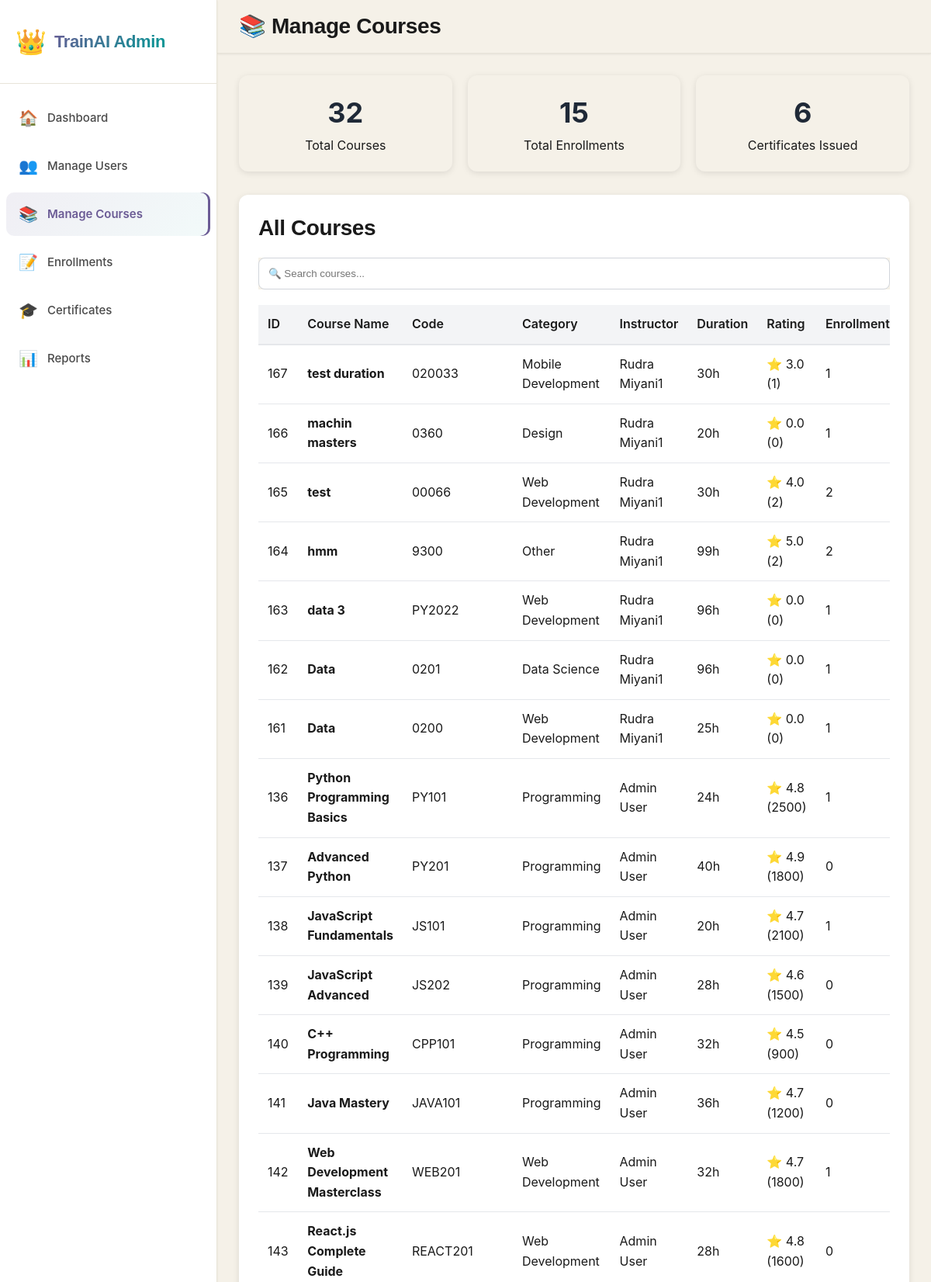
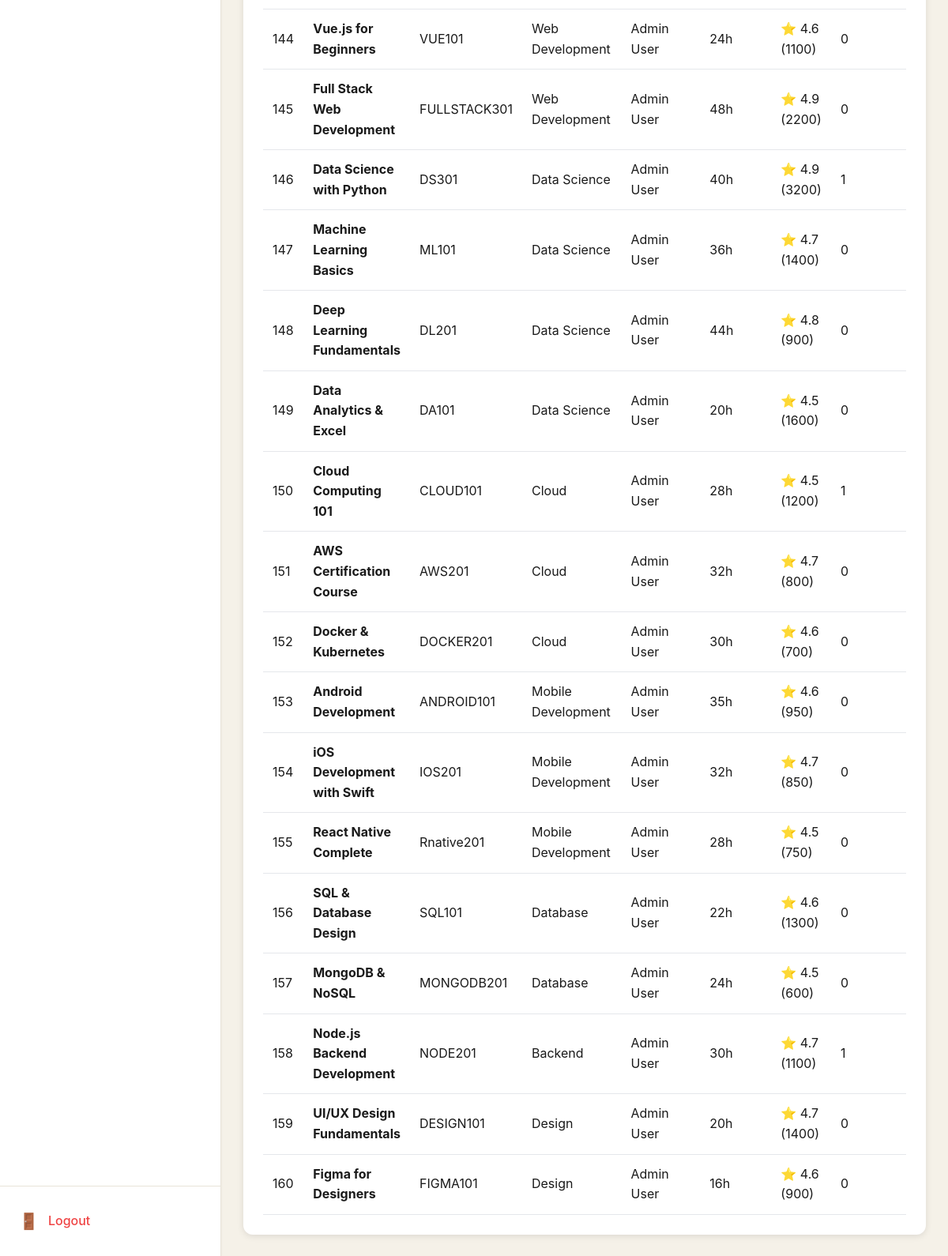
Page /dashboard/admin/courses.php (signed in) on the committed database (2 pictures, top to bottom).
### tables this page shows
CREATE TABLE `courses` (
  `course_id` int(11) NOT NULL,
  `course_name` varchar(200) NOT NULL,
  `course_code` varchar(50) DEFAULT NULL,
  `instructor_id` int(11) DEFAULT NULL,
  `description` text DEFAULT NULL,
  `instructor_name` varchar(100) DEFAULT NULL,
  `difficulty` varchar(20) DEFAULT NULL,
  `duration_hours` int(11) DEFAULT NULL,
  `thumbnail_url` varchar(255) DEFAULT NULL,
  `rating` decimal(3,1) DEFAULT NULL,
  `total_ratings` int(11) DEFAULT 0,
  `category` varchar(100) DEFAULT NULL,
  `is_recommended` tinyint(1) DEFAULT 0,
  `created_at` timestamp NOT NULL DEFAULT current_timestamp()
);

### dashboard/admin/courses.php (the view, shortened to what this page needs)
<?php
try {
    $pdo = getDBConnection();
    $stmt = $pdo->prepare("
        SELECT c.*,
               CONCAT(u.first_name, ' ', u.last_name) as instructor_name,
               (SELECT COUNT(*) FROM course_enrollments WHERE course_id = c.course_id) as total_enrollments,
               (SELECT COUNT(*) FROM user_certificates WHERE course_id = c.course_id) as total_certificates
        FROM courses c
        LEFT JOIN users u ON c.instructor_id = u.user_id
        ORDER BY c.created_at DESC
    ");
    $stmt->execute();
    $all_courses = $stmt->fetchAll();
    $total_courses = count($all_courses);
    $total_enrollments = array_sum(array_column($all_courses, 'total_enrollments'));
    $total_certificates = array_sum(array_column($all_courses, 'total_certificates'));
} catch (PDOException $e) {
    error_log("Courses page error: " . $e->getMessage());
    $all_courses = [];
    $total_courses = $total_enrollments = $total_certificates = 0;
}
?>
<!DOCTYPE html>
<html lang="en">
<head>
    <link rel="stylesheet" href="../../assets/css/dashboard.css">
</head>
<body>
    <div class="sidebar">
        <div class="sidebar-header">
            <a href="../../dashboard/admin/" class="sidebar-logo">
                <span class="logo-icon">👑</span>
                <span class="logo-text">TrainAI Admin</span>
            </a>
        </div>
        <nav class="sidebar-nav">
            <a href="../../dashboard/admin/" class="nav-item">
                <span class="nav-icon">🏠</span>
                <span class="nav-text">Dashboard</span>
            </a>
            <a href="../../dashboard/admin/users.php" class="nav-item">
                <span class="nav-icon">👥</span>
                <span class="nav-text">Manage Users</span>
            </a>
            <a href="../../dashboard/admin/courses.php" class="nav-item active">
                <span class="nav-icon">📚</span>
                <span class="nav-text">Manage Courses</span>
            </a>
            <a href="../../dashboard/admin/enrollments.php" class="nav-item">
                <span class="nav-icon">📝</span>
                <span class="nav-text">Enrollments</span>
            </a>
            <a href="../../dashboard/admin/certificates.php" class="nav-item">
                <span class="nav-icon">🎓</span>
                <span class="nav-text">Certificates</span>
            </a>
            <a href="../../dashboard/admin/reports.php" class="nav-item">
                <span class="nav-icon">📊</span>
                <span class="nav-text">Reports</span>
            </a>
        </nav>
        <div class="sidebar-footer">
            <a href="../../logout.php" class="logout-btn">
                <span class="nav-icon">🚪</span>
                <span class="nav-text">Logout</span>
            </a>
        </div>
    </div>
    <div class="main-content">
        <div class="topbar">
            <div class="topbar-left">
                <h2>📚 Manage Courses</h2>
            </div>
        </div>
        <div class="dashboard-container">
            <div class="stats-grid">
                <div class="stat-card">
                    <div class="number"><?php echo $total_courses; ?></div>
                    <div class="label">Total Courses</div>
                </div>
                <div class="stat-card">
                    <div class="number"><?php echo $total_enrollments; ?></div>
                    <div class="label">Total Enrollments</div>
                </div>
                <div class="stat-card">
                    <div class="number"><?php echo $total_certificates; ?></div>
                    <div class="label">Certificates Issued</div>
                </div>
            </div>
            <div class="courses-section">
                <h2 style="margin: 0 0 20px 0;">All Courses</h2>
                <div class="search-box">
                    <input type="text" id="searchInput" placeholder="🔍 Search courses..." onkeyup="filterTable()">
                </div>
                <div style="overflow-x: auto;">
                    <table class="course-table" id="coursesTable">
                        <thead>
                            <tr>
                                <th>ID</th>
                                <th>Course Name</th>
                                <th>Code</th>
                                <th>Category</th>
                                <th>Instructor</th>
                                <th>Duration</th>
                                <th>Rating</th>
                                <th>Enrollments</th>
                            </tr>
                        </thead>
                        <tbody>
                            <?php foreach ($all_courses as $course): ?>
                            <tr>
                                <td><?php echo $course['course_id']; ?></td>
                                <td><strong><?php echo htmlspecialchars($course['course_name']); ?></strong></td>
                                <td><?php echo htmlspecialchars($course['course_code']); ?></td>
                                <td><?php echo htmlspecialchars($course['category'] ?? 'N/A'); ?></td>
                                <td><?php echo htmlspecialchars($course['instructor_name'] ?? 'N/A'); ?></td>
                                <td><?php echo $course['duration_hours']; ?>h</td>
                                <td>⭐ <?php echo $course['rating']; ?> (<?php echo $course['total_ratings']; ?>)</td>
                                <td><?php echo $course['total_enrollments']; ?></td>
                            </tr>
                            <?php endforeach; ?>
                        </tbody>
                    </table>
                </div>
            </div>
        </div>
    </div>
</body>
</html>

### assets/css/dashboard.css (style rules this page uses)
* { margin: 0; padding: 0; box-sizing: border-box; }
:root { --primary: #1A1A1A; --primary-dark: #000000; --text-primary: #1A1A1A; --text-secondary: #4A4A4A; --text-muted: #6B6B6B; --bg-primary: #F5F1E8; --bg-secondary: #FFFFFF; --bg-card: #FDFCFA; --border-color: #E8E4D9; --accent-primary: #6B5B95; --accent-secondary: #009B95; --accent-orange: #F59E0B; --accent-red: #EF4444; --accent-green: #10B981; --accent-blue: #3B82F6; --shadow-xs: 0 1px 2px rgba(0, 0, 0, 0.02); --shadow-sm: 0 1px 3px rgba(0, 0, 0, 0.05), 0 1px 2px rgba(0, 0, 0, 0.03); --shadow-md: 0 4px 6px rgba(0, 0, 0, 0.07), 0 2px 4px rgba(0, 0, 0, 0.05); --shadow-lg: 0 10px 15px rgba(0, 0, 0, 0.1), 0 4px 6px rgba(0, 0, 0, 0.05); --shadow-xl: 0 20px 25px rgba(0, 0, 0, 0.1), 0 10px 10px rgba(0, 0, 0, 0.04); --transition-fast: 150ms cubic-bezier(0.4, 0, 0.2, 1); --transition-base: 250ms cubic-bezier(0.4, 0, 0.2, 1); --transition-slow: 350ms cubic-bezier(0.4, 0, 0.2, 1); }
html { scroll-behavior: smooth; }
body { font-family: 'Inter', -apple-system, BlinkMacSystemFont, 'Segoe UI', sans-serif; background: var(--bg-primary); color: var(--text-primary); line-height: 1.6; display: flex; height: 100vh; overflow: hidden; }
h2 { font-family: 'Poppins', sans-serif; font-size: 1.75rem; font-weight: 700; letter-spacing: -0.4px; line-height: 1.3; }
.sidebar { width: 280px; background: var(--bg-secondary); border-right: 1px solid var(--border-color); display: flex; flex-direction: column; position: fixed; height: 100vh; overflow-y: auto; z-index: 100; box-shadow: var(--shadow-sm); }
.sidebar-header { padding: 28px 20px; border-bottom: 1px solid var(--border-color); }
.sidebar-logo { display: flex; align-items: center; gap: 10px; text-decoration: none; color: var(--text-primary); transition: all var(--transition-base); }
.logo-icon { font-size: 32px; display: flex; align-items: center; justify-content: center; }
.logo-text { font-family: 'Poppins', sans-serif; font-size: 1.375rem; font-weight: 700; letter-spacing: -0.4px; background: linear-gradient(135deg, var(--accent-primary), var(--accent-secondary)); -webkit-background-clip: text; -webkit-text-fill-color: transparent; background-clip: text; }
.sidebar-nav { flex: 1; padding: 16px 8px; display: flex; flex-direction: column; gap: 6px; }
.nav-item { display: flex; align-items: center; gap: 12px; padding: 12px 16px; border-radius: 10px; text-decoration: none; color: var(--text-secondary); font-weight: 500; font-size: 0.9375rem; transition: all var(--transition-base); position: relative; cursor: pointer; }
.nav-item.active { background: linear-gradient(135deg, rgba(107, 91, 149, 0.1) 0%, rgba(0, 155, 149, 0.05) 100%); color: var(--accent-primary); font-weight: 600; box-shadow: inset -3px 0 0 var(--accent-primary); }
.nav-icon { font-size: 20px; flex-shrink: 0; }
.nav-text { flex: 1; }
.sidebar-footer { padding: 16px 8px; border-top: 1px solid var(--border-color); margin-top: auto; }
.logout-btn { display: flex; align-items: center; gap: 12px; padding: 12px 16px; border-radius: 10px; text-decoration: none; color: var(--accent-red); font-weight: 500; transition: all var(--transition-base); width: 100%; cursor: pointer; }
.main-content { flex: 1; margin-left: 280px; display: flex; flex-direction: column; height: 100vh; overflow: hidden; }
.topbar { background: var(--bg-secondary); border-bottom: 1px solid var(--border-color); padding: 16px 28px; display: flex; justify-content: space-between; align-items: center; gap: 20px; box-shadow: var(--shadow-sm); position: sticky; top: 0; z-index: 50; }
.topbar-left, .topbar-right { display: flex; align-items: center; gap: 16px; }
.dashboard-container { flex: 1; overflow-y: auto; padding: 28px; scroll-behavior: smooth; }
.topbar { background: var(--bg-primary) !important; }
div { background-color: unset; }
div.card, div.stat-box, div[class*="card"], div[class*="box"] { background-color: var(--bg-primary) !important; }

### rows in the picture
courses: course_id "167", course_name "test duration", course_code "020033", category "Mobile Development", instructor_name "Rudra Miyani1", duration_hours "30", rating "3.0", total_ratings "1", total_enrollments "1"
courses: course_id "166", course_name "machin masters", course_code "0360", category "Design", instructor_name "Rudra Miyani1", duration_hours "20", rating "0.0", total_ratings "0", total_enrollments "1"
courses: course_id "165", course_name "test", course_code "00066", category "Web Development", instructor_name "Rudra Miyani1", duration_hours "30", rating "4.0", total_ratings "2", total_enrollments "2"
courses: course_id "164", course_name "hmm", course_code "9300", category "Other", instructor_name "Rudra Miyani1", duration_hours "99", rating "5.0", total_ratings "2", total_enrollments "2"
courses: course_id "163", course_name "data 3", course_code "PY2022", category "Web Development", instructor_name "Rudra Miyani1", duration_hours "96", rating "0.0", total_ratings "0", total_enrollments "1"
courses: course_id "162", course_name "Data", course_code "0201", category "Data Science", instructor_name "Rudra Miyani1", duration_hours "96", rating "0.0", total_ratings "0", total_enrollments "1"
courses: course_id "161", course_name "Data", course_code "0200", category "Web Development", instructor_name "Rudra Miyani1", duration_hours "25", rating "0.0", total_ratings "0", total_enrollments "1"
courses: course_id "136", course_name "Python Programming Basics", course_code "PY101", category "Programming", instructor_name "Admin User", duration_hours "24", rating "4.8", total_ratings "2500", total_enrollments "1"
courses: course_id "137", course_name "Advanced Python", course_code "PY201", category "Programming", instructor_name "Admin User", duration_hours "40", rating "4.9", total_ratings "1800", total_enrollments "0"
courses: course_id "138", course_name "JavaScript Fundamentals", course_code "JS101", category "Programming", instructor_name "Admin User", duration_hours "20", rating "4.7", total_ratings "2100", total_enrollments "1"
courses: course_id "139", course_name "JavaScript Advanced", course_code "JS202", category "Programming", instructor_name "Admin User", duration_hours "28", rating "4.6", total_ratings "1500", total_enrollments "0"
courses: course_id "140", course_name "C++ Programming", course_code "CPP101", category "Programming", instructor_name "Admin User", duration_hours "32", rating "4.5", total_ratings "900", total_enrollments "0"
courses: course_id "141", course_name "Java Mastery", course_code "JAVA101", category "Programming", instructor_name "Admin User", duration_hours "36", rating "4.7", total_ratings "1200", total_enrollments "0"
courses: course_id "142", course_name "Web Development Masterclass", course_code "WEB201", category "Web Development", instructor_name "Admin User", duration_hours "32", rating "4.7", total_ratings "1800", total_enrollments "1"
courses: course_id "143", course_name "React.js Complete Guide", course_code "REACT201", category "Web Development", instructor_name "Admin User", duration_hours "28", rating "4.8", total_ratings "1600", total_enrollments "0"
courses: course_id "144", course_name "Vue.js for Beginners", course_code "VUE101", category "Web Development", instructor_name "Admin User", duration_hours "24", rating "4.6", total_ratings "1100", total_enrollments "0"
courses: course_id "145", course_name "Full Stack Web Development", course_code "FULLSTACK301", category "Web Development", instructor_name "Admin User", duration_hours "48", rating "4.9", total_ratings "2200", total_enrollments "0"
courses: course_id "146", course_name "Data Science with Python", course_code "DS301", category "Data Science", instructor_name "Admin User", duration_hours "40", rating "4.9", total_ratings "3200", total_enrollments "1"
courses: course_id "147", course_name "Machine Learning Basics", course_code "ML101", category "Data Science", instructor_name "Admin User", duration_hours "36", rating "4.7", total_ratings "1400", total_enrollments "0"
courses: course_id "148", course_name "Deep Learning Fundamentals", course_code "DL201", category "Data Science", instructor_name "Admin User", duration_hours "44", rating "4.8", total_ratings "900", total_enrollments "0"
courses: course_id "149", course_name "Data Analytics & Excel", course_code "DA101", category "Data Science", instructor_name "Admin User", duration_hours "20", rating "4.5", total_ratings "1600", total_enrollments "0"
courses: course_id "150", course_name "Cloud Computing 101", course_code "CLOUD101", category "Cloud", instructor_name "Admin User", duration_hours "28", rating "4.5", total_ratings "1200", total_enrollments "1"
courses: course_id "151", course_name "AWS Certification Course", course_code "AWS201", category "Cloud", instructor_name "Admin User", duration_hours "32", rating "4.7", total_ratings "800", total_enrollments "0"
courses: course_id "152", course_name "Docker & Kubernetes", course_code "DOCKER201", category "Cloud", instructor_name "Admin User", duration_hours "30", rating "4.6", total_ratings "700", total_enrollments "0"
courses: course_id "153", course_name "Android Development", course_code "ANDROID101", category "Mobile Development", instructor_name "Admin User", duration_hours "35", rating "4.6", total_ratings "950", total_enrollments "0"
courses: course_id "154", course_name "iOS Development with Swift", course_code "IOS201", category "Mobile Development", instructor_name "Admin User", duration_hours "32", rating "4.7", total_ratings "850", total_enrollments "0"
courses: course_id "155", course_name "React Native Complete", course_code "Rnative201", category "Mobile Development", instructor_name "Admin User", duration_hours "28", rating "4.5", total_ratings "750", total_enrollments "0"
courses: course_id "156", course_name "SQL & Database Design", course_code "SQL101", category "Database", instructor_name "Admin User", duration_hours "22", rating "4.6", total_ratings "1300", total_enrollments "0"
courses: course_id "157", course_name "MongoDB & NoSQL", course_code "MONGODB201", category "Database", instructor_name "Admin User", duration_hours "24", rating "4.5", total_ratings "600", total_enrollments "0"
courses: course_id "158", course_name "Node.js Backend Development", course_code "NODE201", category "Backend", instructor_name "Admin User", duration_hours "30", rating "4.7", total_ratings "1100", total_enrollments "1"
courses: course_id "159", course_name "UI/UX Design Fundamentals", course_code "DESIGN101", category "Design", instructor_name "Admin User", duration_hours "20", rating "4.7", total_ratings "1400", total_enrollments "0"
courses: course_id "160", course_name "Figma for Designers", course_code "FIGMA101", category "Design", instructor_name "Admin User", duration_hours "16", rating "4.6", total_ratings "900", total_enrollments "0"

### other values in the picture
$total_courses "32"
$total_enrollments "15"
$total_certificates "6"
